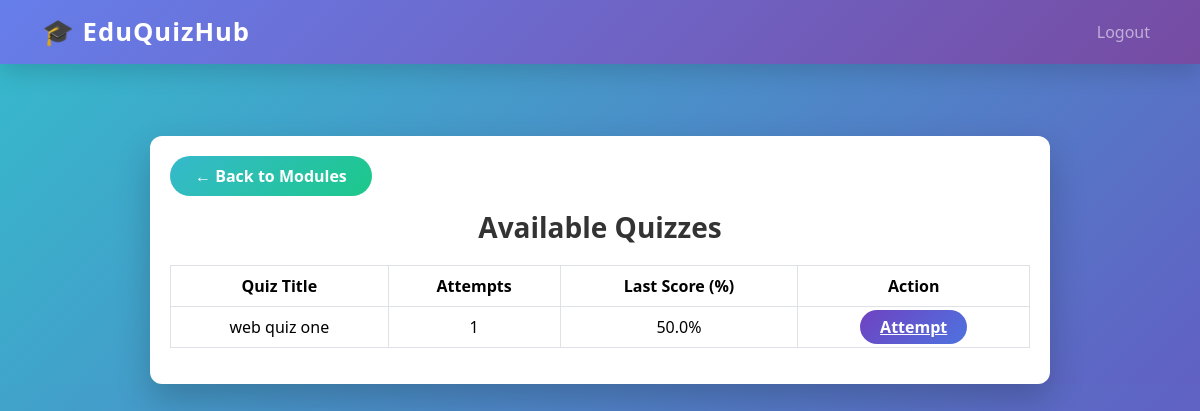
Screenshot of /student/module/1/quizzes (signed in) with the database file from the repository.
### tables this page shows
CREATE TABLE quizzes (
    id INTEGER PRIMARY KEY AUTOINCREMENT,
    module_id INTEGER NOT NULL,
    title TEXT NOT NULL,
    time_limit INTEGER,
    is_active INTEGER DEFAULT 0,
    FOREIGN KEY (module_id) REFERENCES modules(id)
);

### app.py (the view)
@app.route("/student/module/<int:module_id>/quizzes")
def module_quizzes(module_id):
    if session.get("role") != "student":
        return redirect(url_for("login"))
    conn = get_db_connection()
    quizzes = conn.execute("""
        SELECT q.*,
               IFNULL(a.attempt_count, 0) AS attempt_count,
               IFNULL(a.percentage, 0) AS last_percentage
        FROM quizzes q
        LEFT JOIN (
            SELECT quiz_id,
                   COUNT(*) AS attempt_count,
                   ROUND(MAX(score*100.0/total_questions), 2) AS percentage
            FROM attempts
            WHERE student_id = ?
            GROUP BY quiz_id
        ) a ON q.id = a.quiz_id
        WHERE q.module_id = ? AND q.is_active = 1
    """, (session["user_id"], module_id)).fetchall()
    conn.close()
    return render_template("module_quizzes.html", quizzes=quizzes)

### app.py (called while the page is built)
def get_db_connection():
    conn = sqlite3.connect("database.db")
    conn.row_factory = sqlite3.Row
    return conn

### templates/module_quizzes.html (shortened to what this page needs)
{% extends "base.html" %}
{% block content %}
<div class="table-wrapper">
    <a href="{{ url_for('student_modules') }}" class="btn-back">← Back to Modules</a>
    <h3>Available Quizzes</h3>
    {% if quizzes %}
    <table class="table table-bordered">
        <thead>
            <tr>
                <th>Quiz Title</th>
                <th>Attempts</th>
                <th>Last Score (%)</th>
                <th>Action</th>
            </tr>
        </thead>
        <tbody>
            {% for quiz in quizzes %}
            <tr>
                <td>{{ quiz.title }}</td>
                <td>{{ quiz.attempt_count }}</td>
                <td>{{ quiz.last_percentage }}%</td>
                <td>
                    <a href="{{ url_for('attempt_quiz', quiz_id=quiz.id) }}" class="btn-attempt">
                        Attempt
                    </a>
                </td>
            </tr>
            {% endfor %}
        </tbody>
    </table>
    {% else %}
        <p class="text-center text-dark">No active quizzes in this module.</p>
    {% endif %}
</div>
{% endblock %}

### static/css/style.css (style rules this page uses)
body { background-color: #f8f9fa; }
h1, h2, h3 { color: #0d6efd; }

### templates/base.html (style rules this page uses)
body { background: #f4f6fb; font-family: "Segoe UI", sans-serif; }

### templates/module_quizzes.html (style rules this page uses)
html, body { font-family: 'Segoe UI', sans-serif; background: linear-gradient(-45deg, #4e73df, #1cc88a, #6f42c1, #36b9cc); background-size: 400% 400%; animation: gradientMove 12s ease infinite; margin: 0; padding: 0; }
.table-wrapper { max-width: 900px; margin: 50px auto; background: #fff; border-radius: 12px; padding: 20px; box-shadow: 0 15px 35px rgba(0,0,0,0.2); }
.table-wrapper h3 { font-weight: 900; color: #333; margin-bottom: 20px; text-align: center; }
.table thead { background: #6f42c1; color: #fff; }
.table th, .table td { text-align: center; vertical-align: middle; }
.btn-attempt { border-radius: 50px; padding: 6px 20px; font-weight: 700; color: #fff; background: linear-gradient(135deg, #6f42c1, #4e73df); border: none; transition: all 0.3s ease; }
.btn-back { display: inline-block; border-radius: 50px; padding: 8px 25px; font-weight: 700; color: #fff; background: linear-gradient(135deg, #36b9cc, #1cc88a); border: none; margin-bottom: 15px; text-decoration: none; transition: all 0.3s ease; }

### rows the page displays
quizzes: title "web quiz one", attempt_count "1", last_percentage "50.0"
